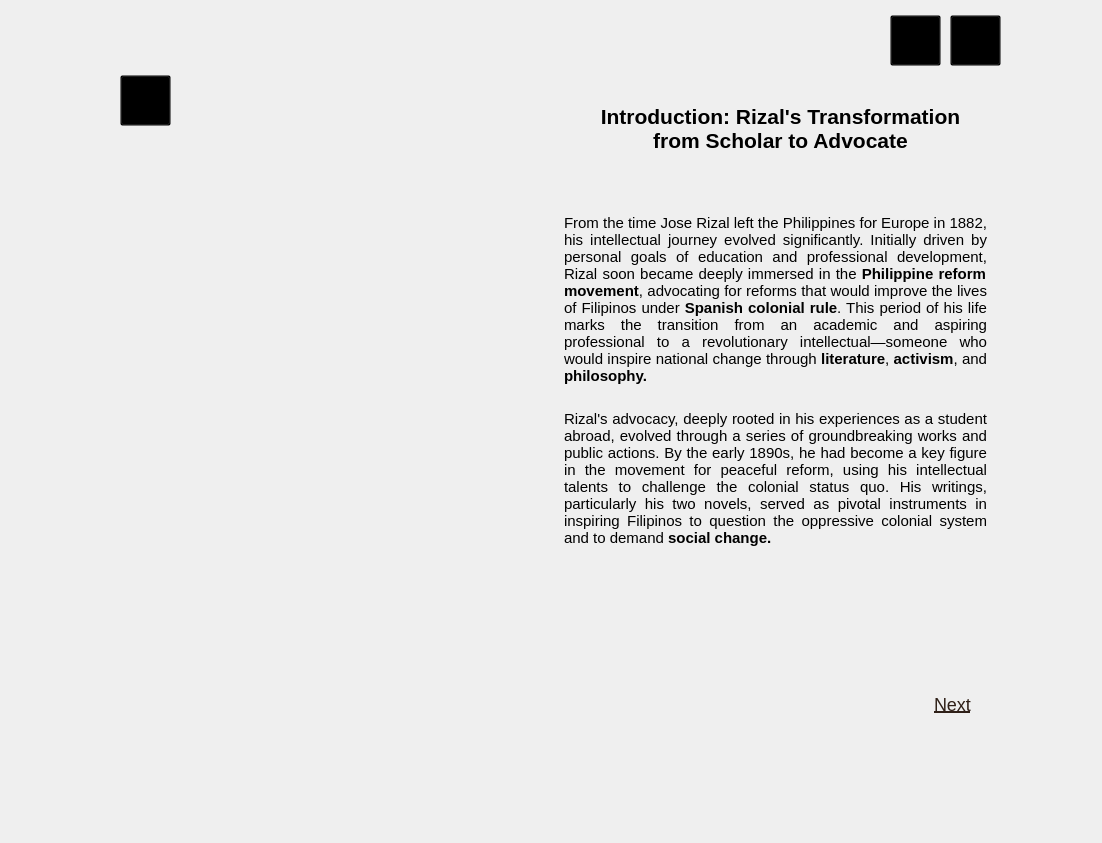
<?xml version="1.0" encoding="UTF-8"?>
<ui version="4.0">
 <class>MainWindow</class>
 <widget class="QMainWindow" name="MainWindow">
  <property name="geometry">
   <rect>
    <x>0</x>
    <y>0</y>
    <width>1102</width>
    <height>843</height>
   </rect>
  </property>
  <property name="minimumSize">
   <size>
    <width>1102</width>
    <height>843</height>
   </size>
  </property>
  <property name="maximumSize">
   <size>
    <width>1102</width>
    <height>843</height>
   </size>
  </property>
  <property name="windowTitle">
   <string>MainWindow</string>
  </property>
  <widget class="QWidget" name="centralwidget">
   <widget class="QLabel" name="bg">
    <property name="geometry">
     <rect>
      <x>0</x>
      <y>0</y>
      <width>1102</width>
      <height>843</height>
     </rect>
    </property>
    <property name="minimumSize">
     <size>
      <width>1102</width>
      <height>843</height>
     </size>
    </property>
    <property name="maximumSize">
     <size>
      <width>1102</width>
      <height>843</height>
     </size>
    </property>
    <property name="text">
     <string/>
    </property>
    <property name="pixmap">
     <pixmap>../reso/bg.png</pixmap>
    </property>
    <property name="scaledContents">
     <bool>true</bool>
    </property>
   </widget>
   <widget class="QLabel" name="chapter3logo">
    <property name="geometry">
     <rect>
      <x>120</x>
      <y>250</y>
      <width>391</width>
      <height>311</height>
     </rect>
    </property>
    <property name="text">
     <string/>
    </property>
    <property name="pixmap">
     <pixmap>../reso/chapter3logo.png</pixmap>
    </property>
    <property name="scaledContents">
     <bool>true</bool>
    </property>
   </widget>
   <widget class="QTextEdit" name="textEdit">
    <property name="enabled">
     <bool>false</bool>
    </property>
    <property name="geometry">
     <rect>
      <x>580</x>
      <y>100</y>
      <width>401</width>
      <height>111</height>
     </rect>
    </property>
    <property name="styleSheet">
     <string notr="true">
    QTextEdit {
        background: transparent;
        font-family: &quot;Times New Roman&quot;;
        font-size: 10pt;
        border: none;
    }

</string>
    </property>
    <property name="html">
     <string>&lt;!DOCTYPE HTML PUBLIC &quot;-//W3C//DTD HTML 4.0//EN&quot; &quot;http://www.w3.org/TR/REC-html40/strict.dtd&quot;&gt;
&lt;html&gt;&lt;head&gt;&lt;meta name=&quot;qrichtext&quot; content=&quot;1&quot; /&gt;&lt;style type=&quot;text/css&quot;&gt;
p, li { white-space: pre-wrap; }
&lt;/style&gt;&lt;/head&gt;&lt;body style=&quot; font-family:'Times New Roman'; font-size:10pt; font-weight:400; font-style:normal;&quot;&gt;
&lt;p align=&quot;center&quot; style=&quot; margin-top:0px; margin-bottom:0px; margin-left:0px; margin-right:0px; -qt-block-indent:0; text-indent:0px;&quot;&gt;&lt;a name=&quot;docs-internal-guid-6ff1f053-7fff-efda-8675-d3e4fa4f0cca&quot;&gt;&lt;/a&gt;&lt;span style=&quot; font-size:16pt; font-weight:600; color:#000000; background-color:transparent;&quot;&gt;I&lt;/span&gt;&lt;span style=&quot; font-size:16pt; font-weight:600; color:#000000;&quot;&gt;ntroduction: Rizal's Transformation from Scholar to Advocate&lt;/span&gt;&lt;/p&gt;&lt;/body&gt;&lt;/html&gt;</string>
    </property>
   </widget>
   <widget class="QTextEdit" name="textEdit_2">
    <property name="enabled">
     <bool>false</bool>
    </property>
    <property name="geometry">
     <rect>
      <x>560</x>
      <y>210</y>
      <width>431</width>
      <height>471</height>
     </rect>
    </property>
    <property name="styleSheet">
     <string notr="true">
    QTextEdit {
        background: transparent;
        font-family: &quot;Times New Roman&quot;;
        font-size: 10pt;
        border: none;
    }

</string>
    </property>
    <property name="html">
     <string>&lt;!DOCTYPE HTML PUBLIC &quot;-//W3C//DTD HTML 4.0//EN&quot; &quot;http://www.w3.org/TR/REC-html40/strict.dtd&quot;&gt;
&lt;html&gt;&lt;head&gt;&lt;meta name=&quot;qrichtext&quot; content=&quot;1&quot; /&gt;&lt;style type=&quot;text/css&quot;&gt;
p, li { white-space: pre-wrap; }
&lt;/style&gt;&lt;/head&gt;&lt;body style=&quot; font-family:'Times New Roman'; font-size:10pt; font-weight:400; font-style:normal;&quot;&gt;
&lt;p align=&quot;justify&quot; style=&quot; margin-top:0px; margin-bottom:0px; margin-left:0px; margin-right:0px; -qt-block-indent:0; text-indent:0px;&quot;&gt;&lt;span style=&quot; font-size:11pt; color:#000000;&quot;&gt;From the time Jose Rizal left the Philippines for Europe in 1882, his intellectual journey evolved significantly. Initially driven by personal goals of education and professional development, Rizal soon became deeply immersed in the &lt;/span&gt;&lt;span style=&quot; font-size:11pt; font-weight:600; color:#000000;&quot;&gt;Philippine reform movement&lt;/span&gt;&lt;span style=&quot; font-size:11pt; color:#000000;&quot;&gt;, advocating for reforms that would improve the lives of Filipinos under &lt;/span&gt;&lt;span style=&quot; font-size:11pt; font-weight:600; color:#000000;&quot;&gt;Spanish colonial rule&lt;/span&gt;&lt;span style=&quot; font-size:11pt; color:#000000;&quot;&gt;. This period of his life marks the transition from an academic and aspiring professional to a revolutionary intellectual—someone who would inspire national change through &lt;/span&gt;&lt;span style=&quot; font-size:11pt; font-weight:600; color:#000000;&quot;&gt;literature&lt;/span&gt;&lt;span style=&quot; font-size:11pt; color:#000000;&quot;&gt;, &lt;/span&gt;&lt;span style=&quot; font-size:11pt; font-weight:600; color:#000000;&quot;&gt;activism&lt;/span&gt;&lt;span style=&quot; font-size:11pt; color:#000000;&quot;&gt;, and &lt;/span&gt;&lt;span style=&quot; font-size:11pt; font-weight:600; color:#000000;&quot;&gt;philosophy.&lt;/span&gt;&lt;span style=&quot; font-size:11pt; color:#000000;&quot;&gt;  &lt;/span&gt;&lt;span style=&quot; font-size:11pt;&quot;&gt;  &lt;/span&gt;&lt;/p&gt;
&lt;p align=&quot;justify&quot; dir='rtl' style=&quot; margin-top:0px; margin-bottom:0px; margin-left:0px; margin-right:0px; -qt-block-indent:0; text-indent:0px; line-height:138%;&quot;&gt;&lt;span style=&quot; font-size:11pt;&quot;&gt;  &lt;/span&gt;&lt;/p&gt;
&lt;p align=&quot;justify&quot; style=&quot; margin-top:0px; margin-bottom:0px; margin-left:0px; margin-right:0px; -qt-block-indent:0; text-indent:0px;&quot;&gt;&lt;span style=&quot; font-size:11pt; color:#000000;&quot;&gt;Rizal's advocacy, deeply rooted in his experiences as a student abroad, evolved through a series of groundbreaking works and public actions. By the early 1890s, he had become a key figure in the movement for peaceful reform, using his intellectual talents to challenge the colonial status quo. His writings, particularly his two novels, served as pivotal instruments in inspiring Filipinos to question the oppressive colonial system and to demand &lt;/span&gt;&lt;span style=&quot; font-size:11pt; font-weight:600; color:#000000;&quot;&gt;social change.&lt;/span&gt;&lt;span style=&quot; font-size:11pt; color:#000000;&quot;&gt;  &lt;/span&gt;&lt;/p&gt;&lt;/body&gt;&lt;/html&gt;</string>
    </property>
   </widget>
   <widget class="QPushButton" name="nextbutton">
    <property name="geometry">
     <rect>
      <x>932</x>
      <y>690</y>
      <width>41</width>
      <height>28</height>
     </rect>
    </property>
    <property name="styleSheet">
     <string notr="true">
QPushButton {
    background-color: transparent;
    border: none;
    color: #2f2018;       /* Default font color */
    font-size: 18px;
    font-family: &quot;Times New Roman&quot;;
    text-decoration: underline;
}

QPushButton:hover {
    color: red;           /* Red color on hover */
}

QPushButton:pressed {
    color: #800000;       /* Darker red when pressed */
}</string>
    </property>
    <property name="text">
     <string>Next</string>
    </property>
   </widget>
   <widget class="QPushButton" name="bmbutton">
    <property name="geometry">
     <rect>
      <x>120</x>
      <y>75</y>
      <width>51</width>
      <height>51</height>
     </rect>
    </property>
    <property name="styleSheet">
     <string notr="true">QPushButton {
    background-color: transparent;
}</string>
    </property>
    <property name="text">
     <string/>
    </property>
   </widget>
   <widget class="QPushButton" name="volumebutton">
    <property name="geometry">
     <rect>
      <x>890</x>
      <y>15</y>
      <width>51</width>
      <height>51</height>
     </rect>
    </property>
    <property name="styleSheet">
     <string notr="true">QPushButton {
    background-color: transparent;
}</string>
    </property>
    <property name="text">
     <string/>
    </property>
   </widget>
   <widget class="QPushButton" name="exitbutton">
    <property name="geometry">
     <rect>
      <x>950</x>
      <y>15</y>
      <width>51</width>
      <height>51</height>
     </rect>
    </property>
    <property name="styleSheet">
     <string notr="true">QPushButton {
    background-color: transparent;
}</string>
    </property>
    <property name="text">
     <string/>
    </property>
   </widget>
   <widget class="QLabel" name="reform">
    <property name="geometry">
     <rect>
      <x>570</x>
      <y>300</y>
      <width>231</width>
      <height>21</height>
     </rect>
    </property>
    <property name="text">
     <string/>
    </property>
   </widget>
   <widget class="QLabel" name="colonial">
    <property name="geometry">
     <rect>
      <x>560</x>
      <y>340</y>
      <width>111</width>
      <height>21</height>
     </rect>
    </property>
    <property name="text">
     <string/>
    </property>
   </widget>
   <widget class="QLabel" name="literature">
    <property name="geometry">
     <rect>
      <x>770</x>
      <y>400</y>
      <width>81</width>
      <height>21</height>
     </rect>
    </property>
    <property name="text">
     <string/>
    </property>
   </widget>
   <widget class="QLabel" name="activism">
    <property name="geometry">
     <rect>
      <x>870</x>
      <y>400</y>
      <width>71</width>
      <height>21</height>
     </rect>
    </property>
    <property name="text">
     <string/>
    </property>
   </widget>
   <widget class="QLabel" name="philosophy">
    <property name="geometry">
     <rect>
      <x>570</x>
      <y>420</y>
      <width>81</width>
      <height>21</height>
     </rect>
    </property>
    <property name="text">
     <string/>
    </property>
   </widget>
   <widget class="QLabel" name="socchange">
    <property name="geometry">
     <rect>
      <x>560</x>
      <y>640</y>
      <width>121</width>
      <height>21</height>
     </rect>
    </property>
    <property name="text">
     <string/>
    </property>
   </widget>
  </widget>
 </widget>
 <resources/>
 <connections/>
</ui>
